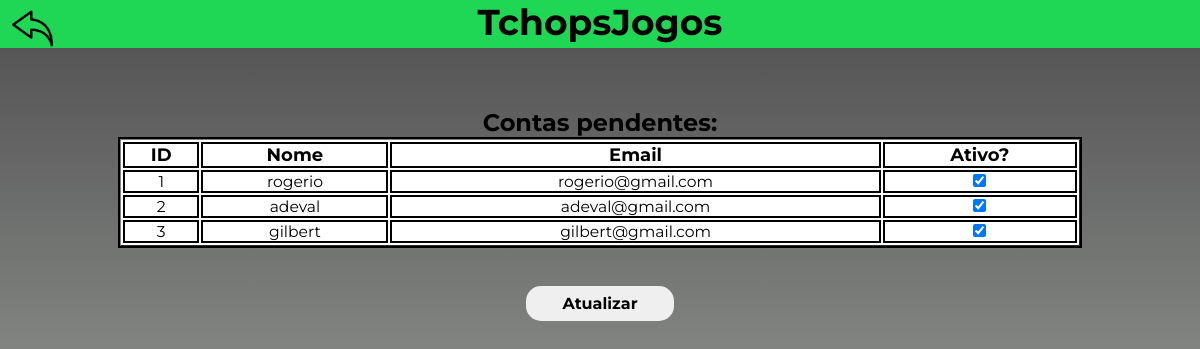
The app's page /menu/menuadmin.php with its own data.
### tables this page shows
create table usuario (	nome varchar(30) not null,
						email varchar(30) unique not null,
                        id int not null auto_increment,
						senha char(8) not null,
						ativo bool not null,
                        primary key (id)
);

### menu/menuadmin.php (the view, shortened to what this page needs)
<!DOCTYPE html>
<html lang="en">
<head>
    <link rel="stylesheet" href="../style/style.css"/>
</head>
<body>
<header>
    <div class="voltarIcon">
        <a href="../index.php"><img src="../assets/voltar.png"></a>
    </div>
    <h1>TchopsJogos</h1>
</header>
<h2>Contas pendentes:</h2>
<?php
    $host = "localhost:3306";
    $user = "root";
    $pas = "";
    $base = "tchopsjogos";
    $con = mysqli_connect( $host, $user, $pas, $base);
    $res = mysqli_query($con, "SELECT id, nome, email, ativo FROM usuario");
    echo " <form method='get' action='../php/menuadmincod.php'> <div class='tabela'> <table border>   <tr> <th>ID</th> <th>Nome</th> <th>Email</th> <th>Ativo?</th> </tr>";
    while($escrever = mysqli_fetch_array($res))
    {
        if($escrever['ativo'] == true)
        {
            echo "<tr> <td>".$escrever['id']."</td><td>".$escrever['nome']."</td> <td>".$escrever['email']."</td> <td><input type='checkbox' checked name='check".$escrever[0]."' class='check' value='1'></td> </tr>";
        }
        else{
            echo "<tr> <td>".$escrever['id']."</td><td>".$escrever['nome']."</td> <td>".$escrever['email']."</td> <td><input type='checkbox' name='check".$escrever[0]."' class='check' value='1'></td> </tr>";
        }
    }
    echo"</table> </div>";
    echo "<br><br> <button>Atualizar</button>  </form> ";
?>
</body>
</html>

### style/style.css (style rules this page uses)
* { margin: 0; padding: 0; }
body { font-family: 'Montserrat', sans-serif; text-align: center; background: linear-gradient(180deg, rgba(78,78,78,1) 0%, rgba(174,179,175,1) 82%); height: 100vh; }
header { background-color: #1fd655; margin: auto 0; margin-bottom: 5vw; height: 4vw; }
header h1 { font-size: 3vw; margin: auto auto; }
button { font-family: 'Montserrat', sans-serif; font-weight: bold; cursor: pointer; padding: 1vh 3vw; border: none; font-size: 1rem; border-radius: 15px; transition: all 0.2s; }
.voltarIcon { position: absolute; left: 1%; top: 1%; width: 3.4vw; height: 3.4vw; }
.voltarIcon img, .placarIcon img { width: 100%; }
.tabela { display: flex; justify-content: center; border: solid 2px #000; background-color: #fff; width: 80%; margin: 0 auto; }
td { font-size: 1.3vw; }
th { font-size: 1.5vw; }
td, th { border: 2px solid #000; }
.tabela table { width: 100%; }

### records on screen
usuario: id "1", nome "rogerio", email "rogerio@gmail.com"
usuario: id "2", nome "adeval", email "adeval@gmail.com"
usuario: id "3", nome "gilbert", email "gilbert@gmail.com"
